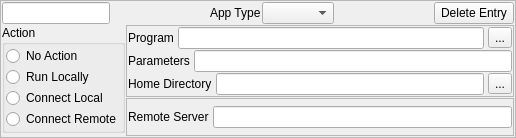
<?xml version="1.0" encoding="UTF-8"?>
<ui version="4.0">
 <class>ConfigElementFrame</class>
 <widget class="QFrame" name="ConfigElementFrame">
  <property name="geometry">
   <rect>
    <x>0</x>
    <y>0</y>
    <width>516</width>
    <height>138</height>
   </rect>
  </property>
  <property name="windowTitle">
   <string>Frame</string>
  </property>
  <property name="frameShape">
   <enum>QFrame::StyledPanel</enum>
  </property>
  <property name="frameShadow">
   <enum>QFrame::Raised</enum>
  </property>
  <property name="lineWidth">
   <number>2</number>
  </property>
  <layout class="QVBoxLayout" name="verticalLayout_4">
   <property name="spacing">
    <number>1</number>
   </property>
   <property name="leftMargin">
    <number>1</number>
   </property>
   <property name="topMargin">
    <number>1</number>
   </property>
   <property name="rightMargin">
    <number>1</number>
   </property>
   <property name="bottomMargin">
    <number>1</number>
   </property>
   <item>
    <layout class="QHBoxLayout" name="horizontalLayout_6">
     <item>
      <widget class="QLineEdit" name="elementNameEdit">
       <property name="readOnly">
        <bool>false</bool>
       </property>
      </widget>
     </item>
     <item>
      <spacer name="horizontalSpacer_2">
       <property name="orientation">
        <enum>Qt::Horizontal</enum>
       </property>
       <property name="sizeHint" stdset="0">
        <size>
         <width>40</width>
         <height>20</height>
        </size>
       </property>
      </spacer>
     </item>
     <item>
      <widget class="QLabel" name="label_5">
       <property name="text">
        <string>App Type</string>
       </property>
      </widget>
     </item>
     <item>
      <widget class="QComboBox" name="appTypeCombo">
       <property name="sizeAdjustPolicy">
        <enum>QComboBox::AdjustToContents</enum>
       </property>
      </widget>
     </item>
     <item>
      <spacer name="horizontalSpacer">
       <property name="orientation">
        <enum>Qt::Horizontal</enum>
       </property>
       <property name="sizeHint" stdset="0">
        <size>
         <width>40</width>
         <height>20</height>
        </size>
       </property>
      </spacer>
     </item>
     <item>
      <widget class="QPushButton" name="deleteButton">
       <property name="text">
        <string>Delete Entry</string>
       </property>
      </widget>
     </item>
    </layout>
   </item>
   <item>
    <layout class="QHBoxLayout" name="horizontalLayout_5">
     <property name="spacing">
      <number>1</number>
     </property>
     <item>
      <layout class="QVBoxLayout" name="verticalLayout_3">
       <property name="spacing">
        <number>1</number>
       </property>
       <item>
        <widget class="QGroupBox" name="groupBox">
         <property name="title">
          <string>Action</string>
         </property>
         <layout class="QVBoxLayout" name="verticalLayout">
          <property name="spacing">
           <number>1</number>
          </property>
          <property name="leftMargin">
           <number>1</number>
          </property>
          <property name="topMargin">
           <number>1</number>
          </property>
          <property name="rightMargin">
           <number>1</number>
          </property>
          <property name="bottomMargin">
           <number>1</number>
          </property>
          <item>
           <widget class="QRadioButton" name="rbNoAction">
            <property name="text">
             <string>No Action</string>
            </property>
            <attribute name="buttonGroup">
             <string notr="true">actionButtonGroup</string>
            </attribute>
           </widget>
          </item>
          <item>
           <widget class="QRadioButton" name="rbRunLocally">
            <property name="text">
             <string>Run Locally</string>
            </property>
            <attribute name="buttonGroup">
             <string notr="true">actionButtonGroup</string>
            </attribute>
           </widget>
          </item>
          <item>
           <widget class="QRadioButton" name="rbConnectLocal">
            <property name="text">
             <string>Connect Local</string>
            </property>
            <attribute name="buttonGroup">
             <string notr="true">actionButtonGroup</string>
            </attribute>
           </widget>
          </item>
          <item>
           <widget class="QRadioButton" name="rbConnectRemote">
            <property name="text">
             <string>Connect Remote</string>
            </property>
            <attribute name="buttonGroup">
             <string notr="true">actionButtonGroup</string>
            </attribute>
           </widget>
          </item>
         </layout>
        </widget>
       </item>
       <item>
        <spacer name="verticalSpacer_2">
         <property name="orientation">
          <enum>Qt::Vertical</enum>
         </property>
         <property name="sizeHint" stdset="0">
          <size>
           <width>20</width>
           <height>40</height>
          </size>
         </property>
        </spacer>
       </item>
      </layout>
     </item>
     <item>
      <layout class="QVBoxLayout" name="verticalLayout_5">
       <property name="spacing">
        <number>1</number>
       </property>
       <item>
        <widget class="QFrame" name="programFrame">
         <property name="frameShape">
          <enum>QFrame::StyledPanel</enum>
         </property>
         <property name="frameShadow">
          <enum>QFrame::Raised</enum>
         </property>
         <layout class="QVBoxLayout" name="verticalLayout_2">
          <property name="spacing">
           <number>1</number>
          </property>
          <property name="leftMargin">
           <number>1</number>
          </property>
          <property name="topMargin">
           <number>1</number>
          </property>
          <property name="rightMargin">
           <number>1</number>
          </property>
          <property name="bottomMargin">
           <number>1</number>
          </property>
          <item>
           <layout class="QHBoxLayout" name="horizontalLayout">
            <property name="spacing">
             <number>4</number>
            </property>
            <item>
             <widget class="QLabel" name="label">
              <property name="text">
               <string>Program</string>
              </property>
             </widget>
            </item>
            <item>
             <widget class="QLineEdit" name="programNameEdit"/>
            </item>
            <item>
             <widget class="QToolButton" name="programBrowseButton">
              <property name="text">
               <string>...</string>
              </property>
             </widget>
            </item>
           </layout>
          </item>
          <item>
           <layout class="QHBoxLayout" name="horizontalLayout_2">
            <property name="spacing">
             <number>4</number>
            </property>
            <item>
             <widget class="QLabel" name="label_2">
              <property name="text">
               <string>Parameters</string>
              </property>
             </widget>
            </item>
            <item>
             <widget class="QLineEdit" name="parametersEdit"/>
            </item>
           </layout>
          </item>
          <item>
           <layout class="QHBoxLayout" name="horizontalLayout_3">
            <property name="spacing">
             <number>4</number>
            </property>
            <item>
             <widget class="QLabel" name="label_4">
              <property name="text">
               <string>Home Directory</string>
              </property>
             </widget>
            </item>
            <item>
             <widget class="QLineEdit" name="homeDirectoryEdit"/>
            </item>
            <item>
             <widget class="QToolButton" name="homeDirectoryBrowse">
              <property name="text">
               <string>...</string>
              </property>
             </widget>
            </item>
           </layout>
          </item>
         </layout>
        </widget>
       </item>
       <item>
        <widget class="QFrame" name="serverFrame">
         <property name="frameShape">
          <enum>QFrame::StyledPanel</enum>
         </property>
         <property name="frameShadow">
          <enum>QFrame::Raised</enum>
         </property>
         <layout class="QHBoxLayout" name="horizontalLayout_4">
          <property name="spacing">
           <number>4</number>
          </property>
          <property name="leftMargin">
           <number>1</number>
          </property>
          <property name="topMargin">
           <number>1</number>
          </property>
          <property name="rightMargin">
           <number>1</number>
          </property>
          <property name="bottomMargin">
           <number>1</number>
          </property>
          <item>
           <widget class="QLabel" name="label_3">
            <property name="text">
             <string>Remote Server</string>
            </property>
           </widget>
          </item>
          <item>
           <widget class="QLineEdit" name="serverNameEdit"/>
          </item>
         </layout>
        </widget>
       </item>
      </layout>
     </item>
    </layout>
   </item>
  </layout>
 </widget>
 <tabstops>
  <tabstop>elementNameEdit</tabstop>
  <tabstop>appTypeCombo</tabstop>
  <tabstop>deleteButton</tabstop>
  <tabstop>rbNoAction</tabstop>
  <tabstop>rbRunLocally</tabstop>
  <tabstop>rbConnectLocal</tabstop>
  <tabstop>rbConnectRemote</tabstop>
  <tabstop>programNameEdit</tabstop>
  <tabstop>programBrowseButton</tabstop>
  <tabstop>parametersEdit</tabstop>
  <tabstop>homeDirectoryEdit</tabstop>
  <tabstop>homeDirectoryBrowse</tabstop>
  <tabstop>serverNameEdit</tabstop>
 </tabstops>
 <resources/>
 <connections/>
 <buttongroups>
  <buttongroup name="actionButtonGroup"/>
 </buttongroups>
</ui>
